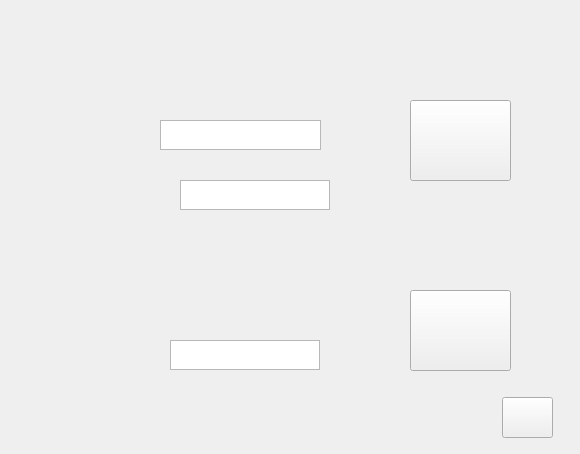
<?xml version="1.0" encoding="UTF-8"?>
<ui version="4.0">
 <class>Form</class>
 <widget class="QWidget" name="Form">
  <property name="geometry">
   <rect>
    <x>0</x>
    <y>0</y>
    <width>580</width>
    <height>454</height>
   </rect>
  </property>
  <property name="windowTitle">
   <string>Form</string>
  </property>
  <property name="styleSheet">
   <string notr="true">border-image: url(:/design/design/find_page.png);</string>
  </property>
  <widget class="QTextEdit" name="textEdit">
   <property name="geometry">
    <rect>
     <x>160</x>
     <y>120</y>
     <width>161</width>
     <height>30</height>
    </rect>
   </property>
   <property name="styleSheet">
    <string notr="true">border-image: url(:/design/design/투명.png);</string>
   </property>
  </widget>
  <widget class="QTextEdit" name="textEdit_2">
   <property name="geometry">
    <rect>
     <x>180</x>
     <y>180</y>
     <width>150</width>
     <height>30</height>
    </rect>
   </property>
   <property name="styleSheet">
    <string notr="true">border-image: url(:/design/design/투명.png);</string>
   </property>
  </widget>
  <widget class="QPushButton" name="id_button">
   <property name="geometry">
    <rect>
     <x>410</x>
     <y>100</y>
     <width>101</width>
     <height>81</height>
    </rect>
   </property>
   <property name="styleSheet">
    <string notr="true">border-image: url(:/design/design/찾기.png);</string>
   </property>
   <property name="text">
    <string/>
   </property>
  </widget>
  <widget class="QTextEdit" name="textEdit_3">
   <property name="geometry">
    <rect>
     <x>170</x>
     <y>340</y>
     <width>150</width>
     <height>30</height>
    </rect>
   </property>
   <property name="styleSheet">
    <string notr="true">border-image: url(:/design/design/투명.png);</string>
   </property>
  </widget>
  <widget class="QPushButton" name="pw_button">
   <property name="geometry">
    <rect>
     <x>410</x>
     <y>290</y>
     <width>101</width>
     <height>81</height>
    </rect>
   </property>
   <property name="styleSheet">
    <string notr="true">border-image: url(:/design/design/찾기.png);</string>
   </property>
   <property name="text">
    <string/>
   </property>
  </widget>
  <widget class="QPushButton" name="back_button">
   <property name="geometry">
    <rect>
     <x>502</x>
     <y>397</y>
     <width>51</width>
     <height>41</height>
    </rect>
   </property>
   <property name="styleSheet">
    <string notr="true">border-image: url(:/design/design/이전.png);</string>
   </property>
   <property name="text">
    <string/>
   </property>
  </widget>
 </widget>
 <resources>
  <include location="gui_design.qrc"/>
 </resources>
 <connections/>
</ui>
